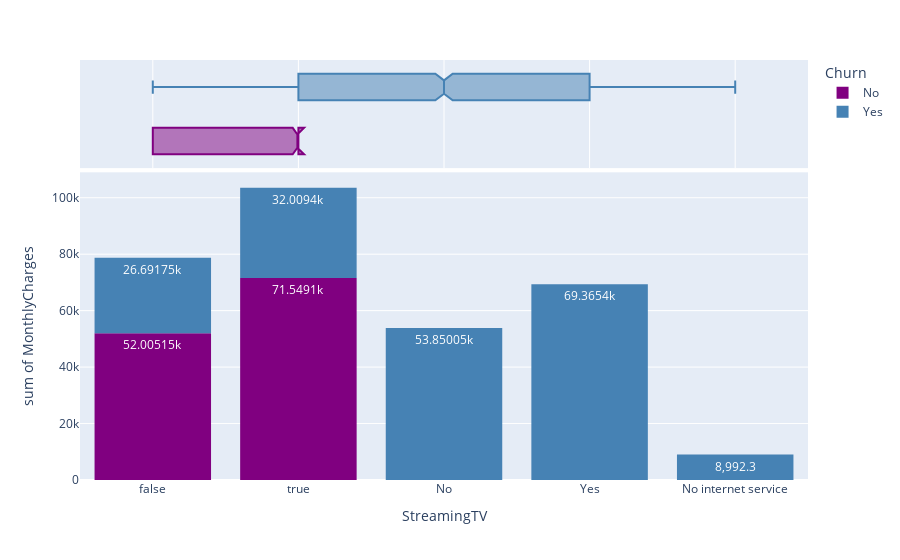
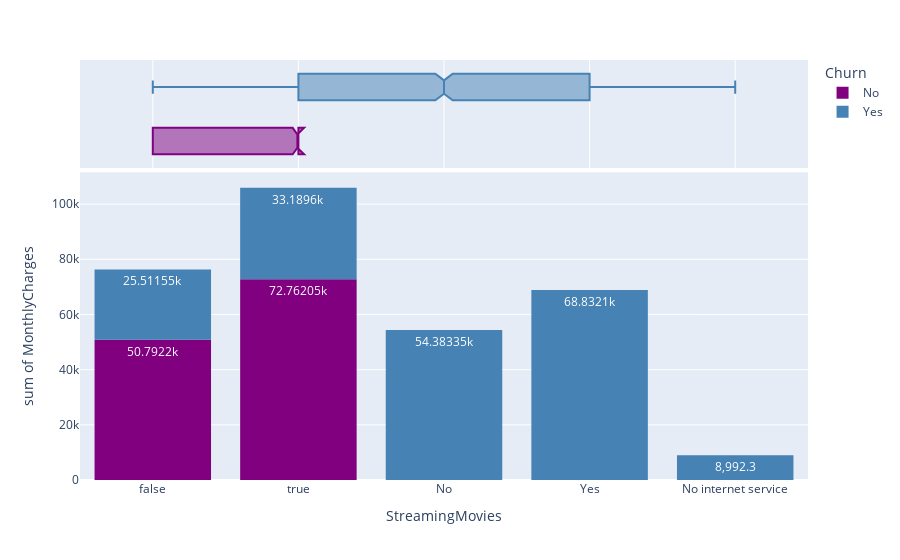

The cell these charts' notebook holds for them, in order:
### Code cell
for column in subscription_rate:
    fig=px.histogram(df, x=df[column], y= "MonthlyCharges", text_auto=True,
                    color_discrete_sequence=["purple","steelblue"],marginal="box",
                     color="Churn")
    
    fig.show()

### Figure 1 — Plotly figure (JSON) as saved in the notebook; plotly's stock layout.template omitted (floating-point values rounded to 4 significant figures; data arrays with more than 128 entries replaced by an {"elided": "..."} marker saying what was removed)
{"data": [{"alignmentgroup": "True", "bingroup": "x", "histfunc": "sum", "hovertemplate": "Churn=No<br>StreamingTV=%{x}<br>sum of MonthlyCharges=%{y}<extra></extra>", "legendgroup": "No", "marker": {"color": "purple", "pattern": {"shape": ""}}, "name": "No", "offsetgroup": "No", "orientation": "v", "showlegend": true, "texttemplate": "%{value}", "type": "histogram", "x": {"elided": "2219 bool values"}, "xaxis": "x", "y": {"elided": "2219 float values"}, "yaxis": "y"}, {"alignmentgroup": "True", "hovertemplate": "Churn=No<br>StreamingTV=%{x}<extra></extra>", "legendgroup": "No", "marker": {"color": "purple"}, "name": "No", "notched": true, "offsetgroup": "No", "showlegend": false, "type": "box", "x": {"elided": "2219 bool values"}, "xaxis": "x2", "yaxis": "y2"}, {"alignmentgroup": "True", "bingroup": "x", "histfunc": "sum", "hovertemplate": "Churn=Yes<br>StreamingTV=%{x}<br>sum of MonthlyCharges=%{y}<extra></extra>", "legendgroup": "Yes", "marker": {"color": "steelblue", "pattern": {"shape": ""}}, "name": "Yes", "offsetgroup": "Yes", "orientation": "v", "showlegend": true, "texttemplate": "%{value}", "type": "histogram", "x": {"elided": "2824 mixed values"}, "xaxis": "x", "y": {"elided": "2824 float values"}, "yaxis": "y"}, {"alignmentgroup": "True", "hovertemplate": "Churn=Yes<br>StreamingTV=%{x}<extra></extra>", "legendgroup": "Yes", "marker": {"color": "steelblue"}, "name": "Yes", "notched": true, "offsetgroup": "Yes", "showlegend": false, "type": "box", "x": {"elided": "2824 mixed values"}, "xaxis": "x2", "yaxis": "y2"}], "layout": {"barmode": "relative", "legend": {"title": {"text": "Churn"}, "tracegroupgap": 0}, "margin": {"t": 60}, "xaxis": {"anchor": "y", "domain": [0, 1], "title": {"text": "StreamingTV"}}, "xaxis2": {"anchor": "y2", "domain": [0, 1], "matches": "x", "showgrid": true, "showticklabels": false}, "yaxis": {"anchor": "x", "domain": [0, 0.7326], "title": {"text": "sum of MonthlyCharges"}}, "yaxis2": {"anchor": "x2", "domain": [0.7426, 1], "matches": "y2", "showgrid": false, "showline": false, "showticklabels": false, "ticks": ""}}}

### Figure 2 — Plotly figure (JSON) as saved in the notebook; plotly's stock layout.template omitted (floating-point values rounded to 4 significant figures; data arrays with more than 128 entries replaced by an {"elided": "..."} marker saying what was removed)
{"data": [{"alignmentgroup": "True", "bingroup": "x", "histfunc": "sum", "hovertemplate": "Churn=No<br>StreamingMovies=%{x}<br>sum of MonthlyCharges=%{y}<extra></extra>", "legendgroup": "No", "marker": {"color": "purple", "pattern": {"shape": ""}}, "name": "No", "offsetgroup": "No", "orientation": "v", "showlegend": true, "texttemplate": "%{value}", "type": "histogram", "x": {"elided": "2219 bool values"}, "xaxis": "x", "y": {"elided": "2219 float values"}, "yaxis": "y"}, {"alignmentgroup": "True", "hovertemplate": "Churn=No<br>StreamingMovies=%{x}<extra></extra>", "legendgroup": "No", "marker": {"color": "purple"}, "name": "No", "notched": true, "offsetgroup": "No", "showlegend": false, "type": "box", "x": {"elided": "2219 bool values"}, "xaxis": "x2", "yaxis": "y2"}, {"alignmentgroup": "True", "bingroup": "x", "histfunc": "sum", "hovertemplate": "Churn=Yes<br>StreamingMovies=%{x}<br>sum of MonthlyCharges=%{y}<extra></extra>", "legendgroup": "Yes", "marker": {"color": "steelblue", "pattern": {"shape": ""}}, "name": "Yes", "offsetgroup": "Yes", "orientation": "v", "showlegend": true, "texttemplate": "%{value}", "type": "histogram", "x": {"elided": "2824 mixed values"}, "xaxis": "x", "y": {"elided": "2824 float values"}, "yaxis": "y"}, {"alignmentgroup": "True", "hovertemplate": "Churn=Yes<br>StreamingMovies=%{x}<extra></extra>", "legendgroup": "Yes", "marker": {"color": "steelblue"}, "name": "Yes", "notched": true, "offsetgroup": "Yes", "showlegend": false, "type": "box", "x": {"elided": "2824 mixed values"}, "xaxis": "x2", "yaxis": "y2"}], "layout": {"barmode": "relative", "legend": {"title": {"text": "Churn"}, "tracegroupgap": 0}, "margin": {"t": 60}, "xaxis": {"anchor": "y", "domain": [0, 1], "title": {"text": "StreamingMovies"}}, "xaxis2": {"anchor": "y2", "domain": [0, 1], "matches": "x", "showgrid": true, "showticklabels": false}, "yaxis": {"anchor": "x", "domain": [0, 0.7326], "title": {"text": "sum of MonthlyCharges"}}, "yaxis2": {"anchor": "x2", "domain": [0.7426, 1], "matches": "y2", "showgrid": false, "showline": false, "showticklabels": false, "ticks": ""}}}
